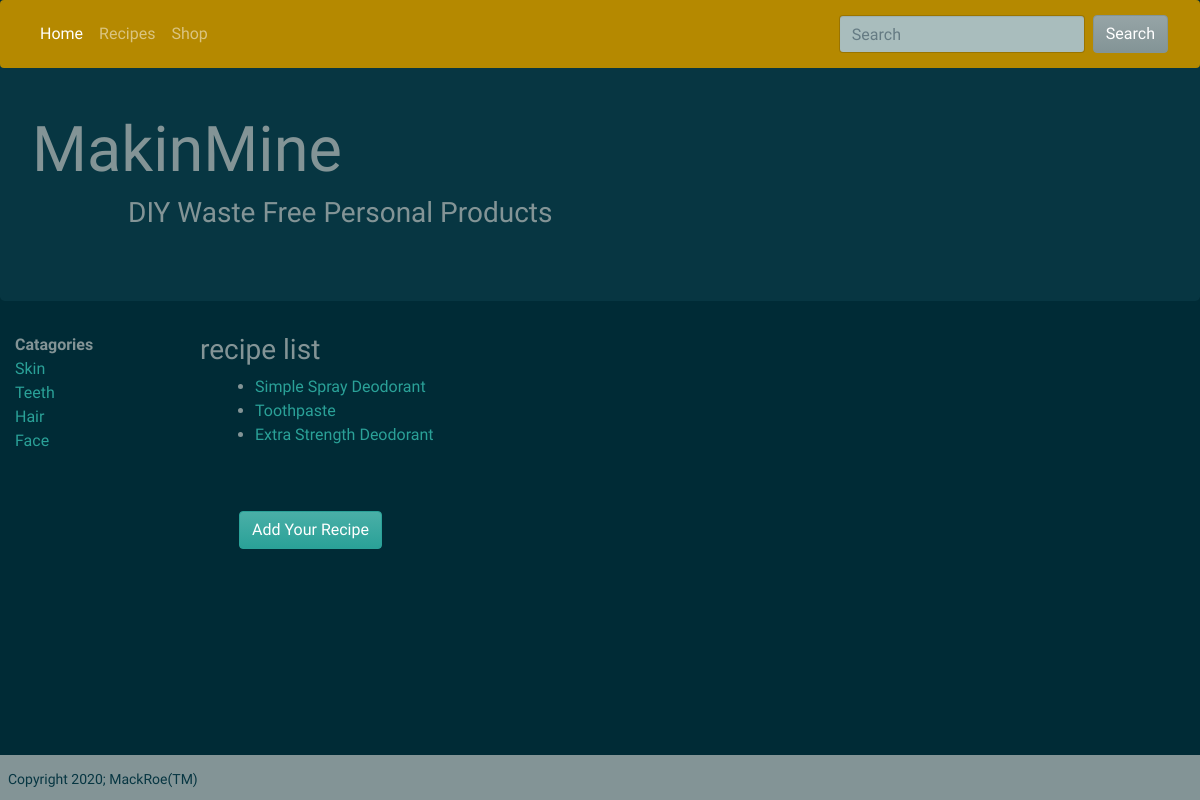
/recipe_list/, run on an earlier commit of the app's database.
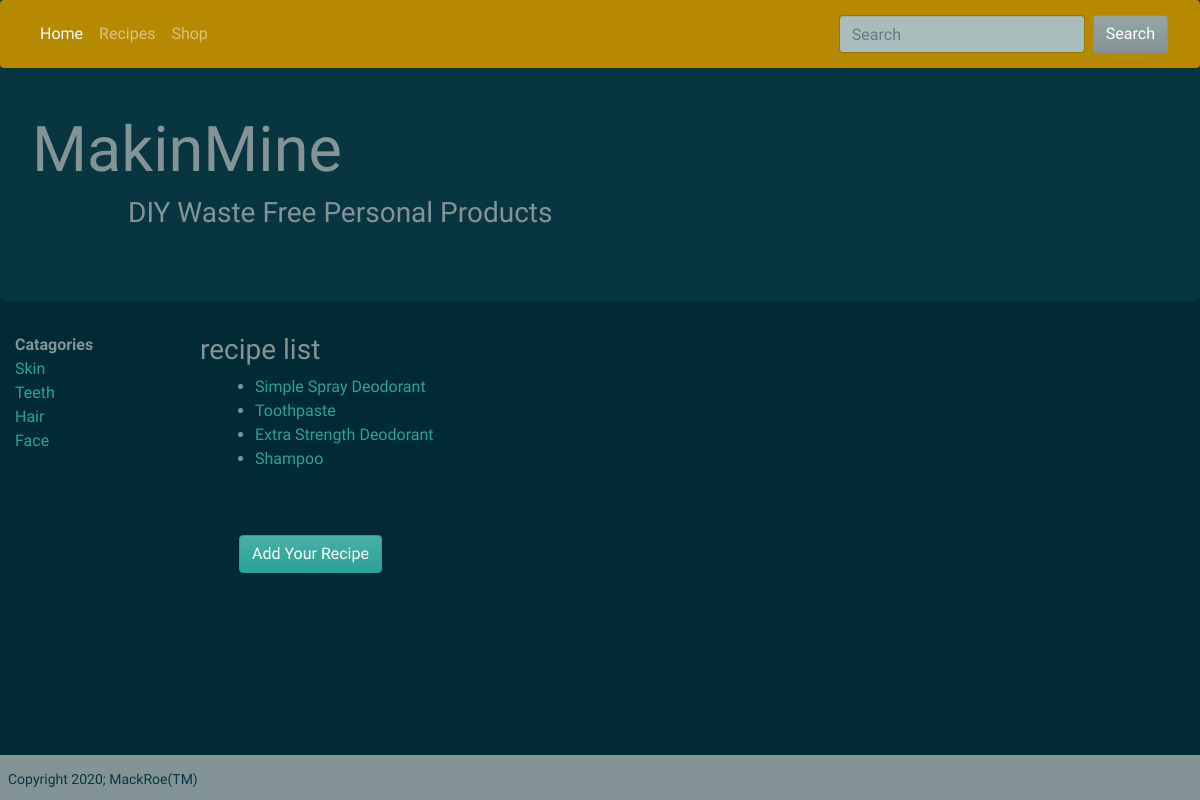
And on a later commit of the database.
### recipes/models.py (models this page shows, shortened)
class Recipe(models.Model):
    title = models.CharField(max_length=200, unique=True)
    pub_date = models.DateTimeField(auto_now_add=True)
    catagory = models.CharField(max_length=200, default='')
    ingredients = models.TextField(default='')
    instructions = models.TextField(default='')
    rating = models.IntegerField(default=0)
    slug = models.SlugField(null=True)
    submitter = models.CharField(max_length=200, default='')

### recipes/views.py (the view)
# urls.py: path('recipe_list/', RecipeListView.as_view(), name='recipe_list'),
class RecipeListView(ListView):
    model = Recipe
    def get(self, request):
        recipe_list = self.get_queryset().all()
        return render(request, 'recipe_list.html', {
            'recipe_list': recipe_list
        })

### recipes/templates/recipe_list.html
{% extends "base.html" %}
{% block content %}
<h2>recipe list</h2>
<div class="col-md-8 pb-5">
    <ul>
        {% for recipe in recipe_list %}
        <li>
            <a href="{% url 'recipe_detail' recipe.slug %}" title="">
                {{ recipe.title }}
            </a>
        </li>
        {% endfor %}
    </ul>
    <p>
        <a href="{% url 'add_recipe' %}" class="btn btn-success ml-4 mt-5 mb-5">
            Add Your Recipe
        </a>
    </p>
</div>
{% endblock %}

### recipes/templates/base.html (shortened to what this page needs)
{% load static %}
<html>
<head>
    <link rel="stylesheet" href="https://maxcdn.bootstrapcdn.com/bootstrap/3.3.7/css/bootstrap.min.css">
    <link rel="stylesheet" href="https://stackpath.bootstrapcdn.com/bootswatch/4.4.1/solar/bootstrap.min.css">
    <link rel="stylesheet" href="{% static 'css/recipes.css' %}">
</head>
<body>
    <nav class="navbar navbar-expand-lg navbar-dark bg-primary fixed-top mb-5">
        <div class="collapse navbar-collapse" id="navbarColor01">
            <ul class="navbar-nav mr-auto">
                <li class="nav-item active">
                    <a class="nav-link" href="{% url 'index' %}">Home <span class="sr-only">(current)</span></a>
                </li>
                <li class="nav-item">
                    <a class="nav-link" href="{% url 'recipe_list' %}" title="">Recipes</a>
                </li>
                <li class="nav-item">
                    <a class="nav-link" href="#" title="">Shop</a>
                </li>
            </ul>
            <form class="form-inline my-2 my-lg-0">
                <input class="form-control mr-sm-2" type="text" placeholder="Search">
                <button class="btn btn-secondary my-2 my-sm-0" type="submit">Search</button>
            </form>
        </div>
    </nav>
    <div class="jumbotron">
        <h1 class="text-default mt-5">
            MakinMine
        </h1>
        <h3 class="ml-5 pl-5">
            DIY Waste Free Personal Products
        </h3>
    </div>
    <div class="col-md-2 bg-caution">
        <div class="sidenav">
            <strong>Catagories</strong><br>
            <a href="">Skin</a><br>
            <a href="#">Teeth</a><br>
            <a href="#">Hair</a><br>
            <a href="#">Face</a>
        </div>
    </div>
    {% block content %}
    {% endblock %}
    <footer class="footer pt-3 pb-1 bg-secondary fixed-bottom pl-2">
        <h6 class="text-dark small">
            Copyright 2020; MackRoe(TM)
        </h6>
    </footer>
</body>
</html>

### recipes/static/css/recipes.css (style rules this page uses)
html { font-size: 100%; }
h1 { font-family: 'Great Vibes', cursive; color: charcoal; font-size: 90px; }
p { font-size: 18px; }
h2 { font-family: 'Great Vibes', cursive; font-size: 28px; }

What changed in the data, as far as the page shows it:
added Recipe: title "Shampoo"
